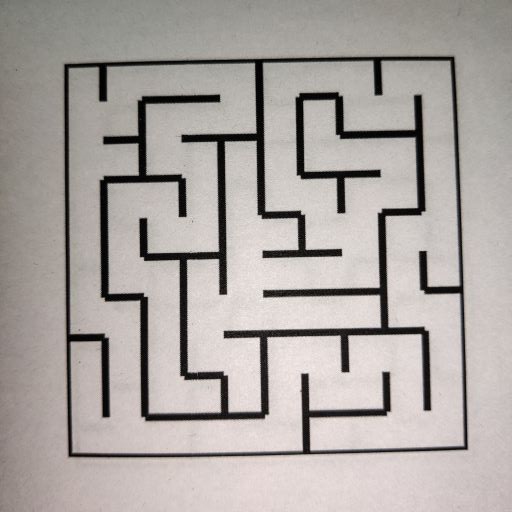
#> input picture Task_1B/test_cases/maze00.jpg, 512 x 512 px
$ python -i task_1b.py   (imports and definitions only)
#> lines starting #> are read from the running program, lines starting #| are printed output that depends on the picture
'''
*****************************************************************************************
*
*				===============================================
*					Nirikshak Bot (NB) Theme (eYRC 2020-21)
*				===============================================
*
*  This script is to implement Task 1B of Nirikshak Bot (NB) Theme (eYRC 2020-21).
*
*  This software is made available on an "AS IS WHERE IS BASIS".
*  Licensee/end user indemnifies and will keep e-Yantra indemnified from
*  any and all claim(s) that emanate from the use of the Software or
*  breach of the terms of this agreement.
*
*  e-Yantra - An MHRD project under National Mission on Education using ICT (NMEICT)
*
*****************************************************************************************
'''

# Team ID:			[ Team-ID ]
# Author List:		[ Names of team members worked on this file separated by Comma: Name1, Name2, ... ]
# Filename:			task_1b.py
# Functions:		applyPerspectiveTransform, detectMaze, writeToCsv
#					[ Comma separated list of functions in this file ]
# Global variables:
#					[ List of global variables defined in this file ]


####################### IMPORT MODULES #######################
## You are not allowed to make any changes in this section. ##
## You have to implement this task with the three available ##
## modules for this task (numpy, opencv, csv)				##
##############################################################
import numpy as np
import cv2
import csv
##############################################################


################# ADD UTILITY FUNCTIONS HERE #################
## You can define any utility functions for your code.		##
## Please add proper comments to ensure that your code is	##
## readable and easy to understand.							##
##############################################################

def preProcess(img):
	imgGray = cv2.cvtColor(img, cv2.COLOR_BGR2GRAY)
	imgBlur = cv2.GaussianBlur(imgGray, (5,5), 1)
	imgThreshold = cv2.threshold(imgBlur, 200,255,cv2.THRESH_BINARY)
	return imgThreshold

def pP(img):
	imgGray = img
	imgBlur = cv2.medianBlur(imgGray, 5)
	imgThreshold = cv2.adaptiveThreshold(imgBlur, 255, cv2.ADAPTIVE_THRESH_GAUSSIAN_C, cv2.THRESH_BINARY, 11, 2)
	return imgThreshold

# [19 lines left out: functions pP1, reorder, not called in this run]

def vertical_wall(pimg, r , sci, eci):
	prepart1 = pP(pimg)

	cnt, hierarchy = cv2.findContours(prepart1, cv2.RETR_TREE, cv2.CHAIN_APPROX_SIMPLE)

	good_c = []
	for c in cnt:
		area = cv2.contourArea(c)
		if area > 50:
			peri = cv2.arcLength(c, True)
			approx = cv2.approxPolyDP(c, 0.02 * peri, True)
			if (len(approx) == 4 or len(approx) == 5 or len(approx) == 6 ):
				good_c.append(c)

	if(len(good_c) == 0):
		prepart1 = preProcess(pimg)

		cnt, hierarchy = cv2.findContours(prepart1, cv2.RETR_TREE, cv2.CHAIN_APPROX_SIMPLE)

		for c in cnt:
			area = cv2.contourArea(c)
			if area > 50:
				peri = cv2.arcLength(c, True)
				approx = cv2.approxPolyDP(c, 0.02 * peri, True)
				if (len(approx) == 4 or len(approx) == 5 or len(approx) == 6 or len(approx) == 7):
					good_c.append(c)


	good_c.sort(reverse = True, key = lambda x : cv2.contourArea(x))
	if len(good_c) != 0:
		area_good = cv2.contourArea(good_c[0])
		if area_good > 2300:
			return False
		else:
			return True
	else:
		return False


# [107 lines left out: functions horizontal_wall, applyPerspectiveTransform, not called in this run]


def detectMaze(warped_img):

	"""
	Purpose:
	---
	takes the warped maze image as input and returns the maze encoded in form of a 2D array

	Input Arguments:
	---
	`warped_img` :	  [ numpy array ]
		resultant warped maze image after applying Perspective Transform

	Returns:
	---
	`maze_array` :	  [ nested list of lists ]
		encoded maze in the form of a 2D array

	Example call:
	---
	maze_array = detectMaze(warped_img)
	"""

	maze_array = []

	##############	ADD YOUR CODE HERE	##############
	arr_boxes = np.zeros(shape=(10,10), dtype = int)
	for i in range(10):
		arr_boxes[i,0] += 1
		arr_boxes[0,i] += 2
		arr_boxes[i,9] += 4
		arr_boxes[9,i] += 8

	for r in range(10):
		c = 0
		sci = 0
		eci = 100
		while(c != 9):
			part = warped_img[r * 50: r * 50 + 50 , sci:eci]
			vw = vertical_wall(part, r , sci, eci)
			if(vw):
				arr_boxes[r,c] += 4
				arr_boxes[r,c+1] += 1
			sci += 50
			eci += 50
			c += 1

	for c in range(10):
		r = 0
		sri = 0
		eri = 100
		while(r != 9):
			part = warped_img[sri:eri ,c * 50: c * 50 + 50]
			hw = horizontal_wall(part, c , sri, eri)
			if(hw):
				arr_boxes[r,c] += 8
				arr_boxes[r+1,c] += 2
			sri += 50
			eri += 50
			r += 1

	maze_array = arr_boxes.tolist()


	##################################################

	return maze_array


# NOTE:	YOU ARE NOT ALLOWED TO MAKE ANY CHANGE TO THIS FUNCTION
# [23 lines left out: function writeToCsv, not called in this run]


# NOTE:	YOU ARE NOT ALLOWED TO MAKE ANY CHANGE TO THIS FUNCTION
#
# Function Name:	main
#		 Inputs:	None
#		Outputs:	None
#		Purpose:	This part of the code is only for testing your solution. The function first takes 'maze00.jpg'
#					as input, applies Perspective Transform by calling applyPerspectiveTransform function,
#					encodes the maze input in form of 2D array by calling detectMaze function and writes this data to csv file
#					by calling writeToCsv function, it then asks the user whether to repeat the same on all maze images
#					present in 'test_cases' folder or not. Write your solution ONLY in the space provided in the above
#					applyPerspectiveTransform and detectMaze functions.

# [99 lines not run here, left out]

>>> import cv2
>>> picture = cv2.imread('../Task_1B/test_cases/maze00.jpg', cv2.IMREAD_GRAYSCALE)
#> picture: shape (512, 512); min 0, max 245, mean 166.3
>>> result = detectMaze(picture)
#> after the loop in detectMaze, `for r in range(10):`:
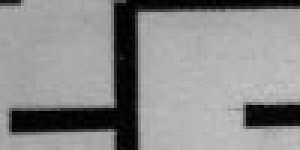
#> part: shape (50, 100) (shown 3 times larger); min 0, max 196, mean 139.4
#> (the run stopped early here; a loop or call above may not have finished)

$ run again, on Task_1B/test_cases/maze04.jpg
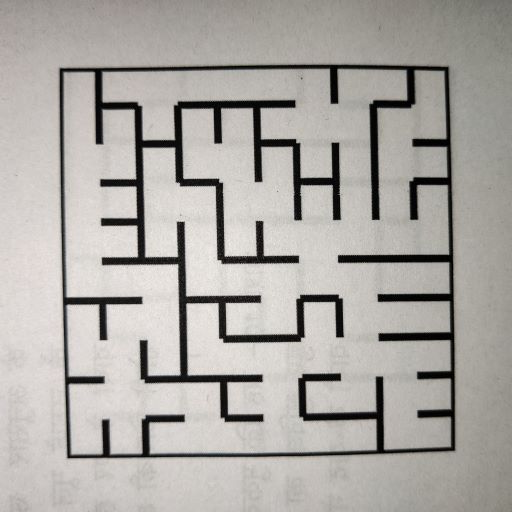
#> input picture Task_1B/test_cases/maze04.jpg, 512 x 512 px
#> after the loop in detectMaze, `for r in range(10):`:
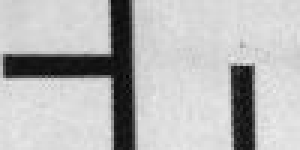
#> part: shape (50, 100) (shown 3 times larger); min 2, max 236, mean 184.3

$ run again, on Task_1B/test_cases/maze05.jpg
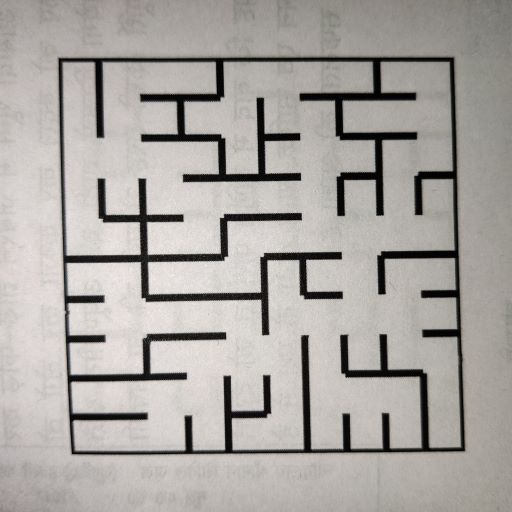
#> input picture Task_1B/test_cases/maze05.jpg, 512 x 512 px
#> after the loop in detectMaze, `for r in range(10):`:
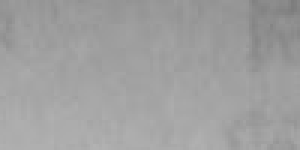
#> part: shape (50, 100) (shown 3 times larger); min 125, max 178, mean 159.7

$ run again, on Task_1B/test_cases/maze06.jpg
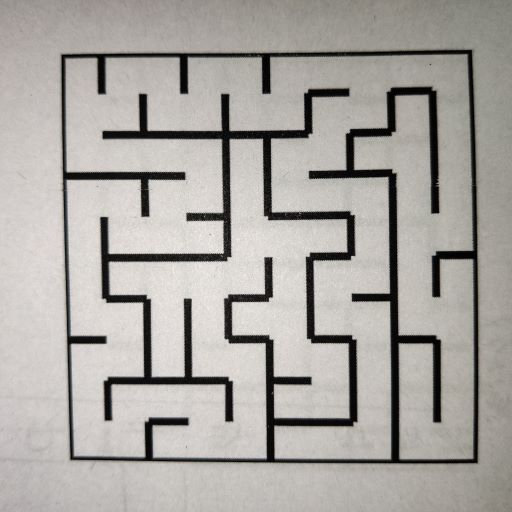
#> input picture Task_1B/test_cases/maze06.jpg, 512 x 512 px
#> after the loop in detectMaze, `for r in range(10):`:
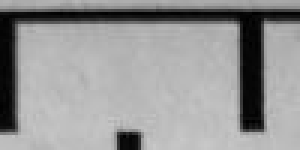
#> part: shape (50, 100) (shown 3 times larger); min 0, max 200, mean 150
